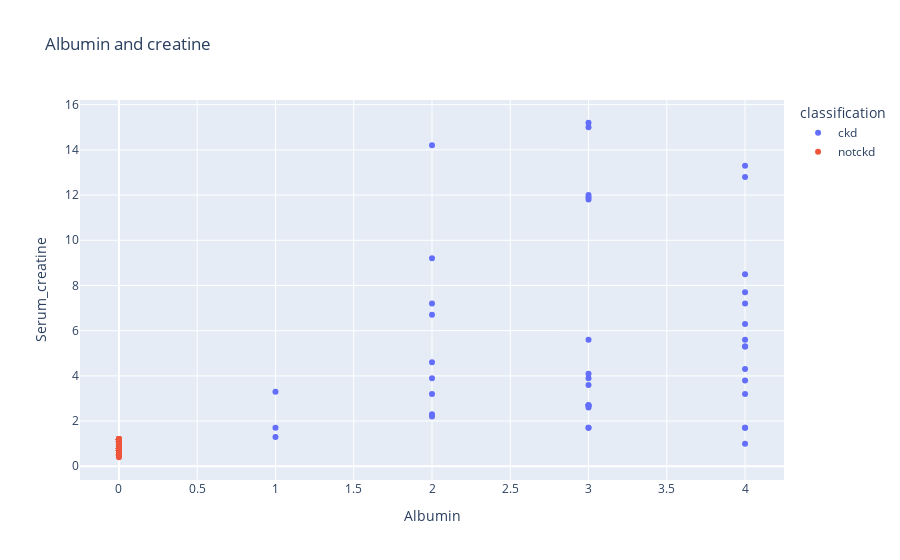

Here is the notebook cell this chart was saved with:
### Code cell
import plotly.express as px

fig = px.scatter(data, x="Albumin", y="Serum_creatine", color="classification",
                title="Albumin and creatine")
fig.show()

### Figure 1 — Plotly figure (JSON) as saved in the notebook; plotly's stock layout.template omitted (floating-point values rounded to 4 significant figures)
{"data": [{"hovertemplate": "classification=ckd<br>Albumin=%{x}<br>Serum_creatine=%{y}<extra></extra>", "legendgroup": "ckd", "marker": {"color": "#636efa", "symbol": "circle"}, "mode": "markers", "name": "ckd", "orientation": "v", "showlegend": true, "type": "scatter", "x": [4, 2, 3, 3, 2, 4, 3, 0, 2, 1, 2, 4, 3, 2, 4, 3, 3, 4, 4, 2, 4, 2, 3, 2, 3, 1, 3, 4, 2, 4, 4, 3, 4, 4, 3, 3, 3, 4, 3, 4, 3, 1, 4], "xaxis": "x", "y": [3.8, 7.2, 2.7, 4.1, 3.9, 7.7, 2.7, 0.9, 4.6, 3.3, 6.7, 8.5, 15, 3.2, 1.7, 3.6, 5.6, 5.3, 5.6, 9.2, 5.3, 2.3, 1.7, 14.2, 1.7, 1.3, 2.6, 1.7, 2.2, 4.3, 1, 11.8, 3.2, 12.8, 11.9, 3.9, 2.7, 7.2, 12, 6.3, 15.2, 1.7, 13.3], "yaxis": "y"}, {"hovertemplate": "classification=notckd<br>Albumin=%{x}<br>Serum_creatine=%{y}<extra></extra>", "legendgroup": "notckd", "marker": {"color": "#EF553B", "symbol": "circle"}, "mode": "markers", "name": "notckd", "orientation": "v", "showlegend": true, "type": "scatter", "x": [0, 0, 0, 0, 0, 0, 0, 0, 0, 0, 0, 0, 0, 0, 0, 0, 0, 0, 0, 0, 0, 0, 0, 0, 0, 0, 0, 0, 0, 0, 0, 0, 0, 0, 0, 0, 0, 0, 0, 0, 0, 0, 0, 0, 0, 0, 0, 0, 0, 0, 0, 0, 0, 0, 0, 0, 0, 0, 0, 0, 0, 0, 0, 0, 0, 0, 0, 0, 0, 0, 0, 0, 0, 0, 0, 0, 0, 0, 0, 0, 0, 0, 0, 0, 0, 0, 0, 0, 0, 0, 0, 0, 0, 0, 0, 0, 0, 0, 0, 0, 0, 0, 0, 0, 0, 0, 0, 0, 0, 0, 0, 0, 0, 0, 0], "xaxis": "x", "y": [1.2, 1, 0.6, 1.2, 0.8, 1.2, 0.5, 0.7, 0.5, 1.2, 1, 1.2, 0.9, 1.2, 0.7, 0.6, 1.2, 0.9, 1.2, 1.1, 0.5, 1.2, 1.2, 1, 1.2, 0.6, 1.2, 1, 1.2, 0.7, 0.8, 0.9, 1, 0.5, 0.6, 1.2, 0.5, 0.9, 0.6, 0.8, 1.2, 0.5, 0.6, 0.7, 1.1, 0.9, 0.6, 1.2, 0.7, 1.2, 1, 1.1, 1.2, 1.1, 0.8, 0.9, 0.7, 1.2, 0.5, 0.9, 0.8, 0.5, 1.1, 0.9, 0.5, 0.8, 0.7, 1.2, 1, 0.5, 0.9, 1.1, 0.6, 0.4, 0.8, 0.5, 1.1, 1.2, 0.6, 0.5, 0.7, 1.1, 0.7, 0.5, 1.1, 0.7, 0.8, 1.2, 0.5, 0.9, 1, 1.2, 0.5, 1.1, 0.7, 0.6, 1.1, 0.8, 0.7, 1.1, 0.6, 0.5, 0.9, 1.2, 0.7, 0.8, 1.1, 1.2, 0.7, 0.8, 0.5, 1.2, 0.6, 1, 1.1], "yaxis": "y"}], "layout": {"legend": {"title": {"text": "classification"}, "tracegroupgap": 0}, "title": {"text": "Albumin and creatine"}, "xaxis": {"anchor": "y", "domain": [0, 1], "title": {"text": "Albumin"}}, "yaxis": {"anchor": "x", "domain": [0, 1], "title": {"text": "Serum_creatine"}}}}
